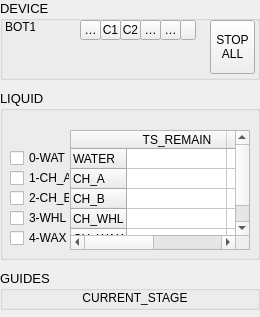
<?xml version="1.0" encoding="UTF-8"?>
<ui version="4.0">
 <class>MainWindow</class>
 <widget class="QMainWindow" name="MainWindow">
  <property name="geometry">
   <rect>
    <x>0</x>
    <y>0</y>
    <width>260</width>
    <height>317</height>
   </rect>
  </property>
  <property name="font">
   <font>
    <pointsize>9</pointsize>
   </font>
  </property>
  <property name="windowTitle">
   <string>BOT1</string>
  </property>
  <widget class="QWidget" name="centralwidget">
   <widget class="QGroupBox" name="group_robot">
    <property name="geometry">
     <rect>
      <x>0</x>
      <y>0</y>
      <width>260</width>
      <height>80</height>
     </rect>
    </property>
    <property name="font">
     <font>
      <pointsize>10</pointsize>
      <weight>50</weight>
      <bold>false</bold>
     </font>
    </property>
    <property name="title">
     <string>DEVICE</string>
    </property>
    <widget class="QToolButton" name="btn_stop_all">
     <property name="geometry">
      <rect>
       <x>210</x>
       <y>20</y>
       <width>45</width>
       <height>54</height>
      </rect>
     </property>
     <property name="font">
      <font>
       <pointsize>9</pointsize>
      </font>
     </property>
     <property name="text">
      <string>STOP
ALL</string>
     </property>
    </widget>
    <widget class="QLabel" name="led_lb_bot">
     <property name="geometry">
      <rect>
       <x>5</x>
       <y>20</y>
       <width>30</width>
       <height>14</height>
      </rect>
     </property>
     <property name="font">
      <font>
       <pointsize>9</pointsize>
       <weight>50</weight>
       <bold>false</bold>
      </font>
     </property>
     <property name="text">
      <string>BOT1</string>
     </property>
     <property name="alignment">
      <set>Qt::AlignLeading|Qt::AlignLeft|Qt::AlignVCenter</set>
     </property>
    </widget>
    <widget class="QToolButton" name="led_ch_a">
     <property name="geometry">
      <rect>
       <x>100</x>
       <y>20</y>
       <width>21</width>
       <height>20</height>
      </rect>
     </property>
     <property name="minimumSize">
      <size>
       <width>0</width>
       <height>14</height>
      </size>
     </property>
     <property name="maximumSize">
      <size>
       <width>1000</width>
       <height>25</height>
      </size>
     </property>
     <property name="font">
      <font>
       <pointsize>9</pointsize>
      </font>
     </property>
     <property name="toolTip">
      <string/>
     </property>
     <property name="toolTipDuration">
      <number>-1</number>
     </property>
     <property name="text">
      <string>C1</string>
     </property>
    </widget>
    <widget class="QToolButton" name="led_water_high">
     <property name="geometry">
      <rect>
       <x>80</x>
       <y>20</y>
       <width>21</width>
       <height>20</height>
      </rect>
     </property>
     <property name="minimumSize">
      <size>
       <width>0</width>
       <height>14</height>
      </size>
     </property>
     <property name="maximumSize">
      <size>
       <width>1000</width>
       <height>25</height>
      </size>
     </property>
     <property name="font">
      <font>
       <pointsize>9</pointsize>
      </font>
     </property>
     <property name="toolTip">
      <string/>
     </property>
     <property name="toolTipDuration">
      <number>-1</number>
     </property>
     <property name="text">
      <string>WAT</string>
     </property>
    </widget>
    <widget class="QToolButton" name="led_ch_b">
     <property name="geometry">
      <rect>
       <x>120</x>
       <y>20</y>
       <width>21</width>
       <height>20</height>
      </rect>
     </property>
     <property name="minimumSize">
      <size>
       <width>0</width>
       <height>14</height>
      </size>
     </property>
     <property name="maximumSize">
      <size>
       <width>1000</width>
       <height>25</height>
      </size>
     </property>
     <property name="font">
      <font>
       <pointsize>9</pointsize>
      </font>
     </property>
     <property name="toolTip">
      <string/>
     </property>
     <property name="toolTipDuration">
      <number>-1</number>
     </property>
     <property name="text">
      <string>C2</string>
     </property>
    </widget>
    <widget class="QToolButton" name="led_ch_whl">
     <property name="geometry">
      <rect>
       <x>140</x>
       <y>20</y>
       <width>21</width>
       <height>20</height>
      </rect>
     </property>
     <property name="minimumSize">
      <size>
       <width>0</width>
       <height>14</height>
      </size>
     </property>
     <property name="maximumSize">
      <size>
       <width>1000</width>
       <height>25</height>
      </size>
     </property>
     <property name="font">
      <font>
       <pointsize>9</pointsize>
      </font>
     </property>
     <property name="toolTip">
      <string/>
     </property>
     <property name="toolTipDuration">
      <number>-1</number>
     </property>
     <property name="text">
      <string>WHL</string>
     </property>
    </widget>
    <widget class="QToolButton" name="led_ch_wax">
     <property name="geometry">
      <rect>
       <x>160</x>
       <y>20</y>
       <width>21</width>
       <height>20</height>
      </rect>
     </property>
     <property name="minimumSize">
      <size>
       <width>0</width>
       <height>14</height>
      </size>
     </property>
     <property name="maximumSize">
      <size>
       <width>1000</width>
       <height>25</height>
      </size>
     </property>
     <property name="font">
      <font>
       <pointsize>9</pointsize>
      </font>
     </property>
     <property name="toolTip">
      <string/>
     </property>
     <property name="toolTipDuration">
      <number>-1</number>
     </property>
     <property name="text">
      <string>WAX</string>
     </property>
    </widget>
    <widget class="QToolButton" name="led_tcp_pump">
     <property name="geometry">
      <rect>
       <x>180</x>
       <y>20</y>
       <width>16</width>
       <height>20</height>
      </rect>
     </property>
     <property name="minimumSize">
      <size>
       <width>0</width>
       <height>14</height>
      </size>
     </property>
     <property name="maximumSize">
      <size>
       <width>1000</width>
       <height>25</height>
      </size>
     </property>
     <property name="font">
      <font>
       <pointsize>9</pointsize>
      </font>
     </property>
     <property name="toolTip">
      <string/>
     </property>
     <property name="toolTipDuration">
      <number>-1</number>
     </property>
     <property name="text">
      <string/>
     </property>
    </widget>
   </widget>
   <widget class="QGroupBox" name="group_robot_2">
    <property name="geometry">
     <rect>
      <x>0</x>
      <y>90</y>
      <width>260</width>
      <height>170</height>
     </rect>
    </property>
    <property name="font">
     <font>
      <pointsize>10</pointsize>
      <weight>50</weight>
      <bold>false</bold>
     </font>
    </property>
    <property name="title">
     <string>LIQUID</string>
    </property>
    <widget class="QCheckBox" name="btn_water">
     <property name="geometry">
      <rect>
       <x>10</x>
       <y>60</y>
       <width>60</width>
       <height>16</height>
      </rect>
     </property>
     <property name="minimumSize">
      <size>
       <width>40</width>
       <height>16</height>
      </size>
     </property>
     <property name="maximumSize">
      <size>
       <width>70</width>
       <height>16</height>
      </size>
     </property>
     <property name="font">
      <font>
       <pointsize>9</pointsize>
      </font>
     </property>
     <property name="text">
      <string>0-WAT</string>
     </property>
     <property name="checked">
      <bool>false</bool>
     </property>
    </widget>
    <widget class="QCheckBox" name="btn_ch_a">
     <property name="geometry">
      <rect>
       <x>10</x>
       <y>80</y>
       <width>60</width>
       <height>16</height>
      </rect>
     </property>
     <property name="minimumSize">
      <size>
       <width>40</width>
       <height>16</height>
      </size>
     </property>
     <property name="maximumSize">
      <size>
       <width>70</width>
       <height>16</height>
      </size>
     </property>
     <property name="font">
      <font>
       <pointsize>9</pointsize>
      </font>
     </property>
     <property name="text">
      <string>1-CH_A</string>
     </property>
     <property name="checked">
      <bool>false</bool>
     </property>
    </widget>
    <widget class="QCheckBox" name="btn_ch_b">
     <property name="geometry">
      <rect>
       <x>10</x>
       <y>100</y>
       <width>60</width>
       <height>16</height>
      </rect>
     </property>
     <property name="minimumSize">
      <size>
       <width>40</width>
       <height>16</height>
      </size>
     </property>
     <property name="maximumSize">
      <size>
       <width>70</width>
       <height>16</height>
      </size>
     </property>
     <property name="font">
      <font>
       <pointsize>9</pointsize>
      </font>
     </property>
     <property name="text">
      <string>2-CH_B</string>
     </property>
     <property name="checked">
      <bool>false</bool>
     </property>
    </widget>
    <widget class="QCheckBox" name="btn_ch_whl">
     <property name="geometry">
      <rect>
       <x>10</x>
       <y>120</y>
       <width>60</width>
       <height>16</height>
      </rect>
     </property>
     <property name="minimumSize">
      <size>
       <width>40</width>
       <height>16</height>
      </size>
     </property>
     <property name="maximumSize">
      <size>
       <width>70</width>
       <height>16</height>
      </size>
     </property>
     <property name="font">
      <font>
       <pointsize>9</pointsize>
      </font>
     </property>
     <property name="text">
      <string>3-WHL</string>
     </property>
     <property name="checked">
      <bool>false</bool>
     </property>
    </widget>
    <widget class="QCheckBox" name="btn_ch_wax">
     <property name="geometry">
      <rect>
       <x>10</x>
       <y>140</y>
       <width>60</width>
       <height>16</height>
      </rect>
     </property>
     <property name="minimumSize">
      <size>
       <width>40</width>
       <height>16</height>
      </size>
     </property>
     <property name="maximumSize">
      <size>
       <width>70</width>
       <height>16</height>
      </size>
     </property>
     <property name="font">
      <font>
       <pointsize>9</pointsize>
      </font>
     </property>
     <property name="text">
      <string>4-WAX</string>
     </property>
     <property name="checked">
      <bool>false</bool>
     </property>
    </widget>
    <widget class="QTableWidget" name="table_liquids">
     <property name="geometry">
      <rect>
       <x>70</x>
       <y>40</y>
       <width>180</width>
       <height>120</height>
      </rect>
     </property>
     <attribute name="verticalHeaderDefaultSectionSize">
      <number>20</number>
     </attribute>
     <row>
      <property name="text">
       <string>WATER</string>
      </property>
      <property name="font">
       <font>
        <pointsize>9</pointsize>
       </font>
      </property>
     </row>
     <row>
      <property name="text">
       <string>CH_A</string>
      </property>
      <property name="font">
       <font>
        <pointsize>9</pointsize>
       </font>
      </property>
     </row>
     <row>
      <property name="text">
       <string>CH_B</string>
      </property>
      <property name="font">
       <font>
        <pointsize>9</pointsize>
       </font>
      </property>
     </row>
     <row>
      <property name="text">
       <string>CH_WHL</string>
      </property>
      <property name="font">
       <font>
        <pointsize>9</pointsize>
       </font>
      </property>
     </row>
     <row>
      <property name="text">
       <string>CH_WAX</string>
      </property>
      <property name="font">
       <font>
        <pointsize>9</pointsize>
       </font>
      </property>
     </row>
     <column>
      <property name="text">
       <string>TS_REMAIN</string>
      </property>
      <property name="font">
       <font>
        <pointsize>9</pointsize>
       </font>
      </property>
     </column>
     <column>
      <property name="text">
       <string>LEVEL</string>
      </property>
      <property name="font">
       <font>
        <pointsize>9</pointsize>
       </font>
      </property>
     </column>
     <item row="0" column="0">
      <property name="text">
       <string/>
      </property>
     </item>
     <item row="1" column="0">
      <property name="text">
       <string/>
      </property>
     </item>
    </widget>
   </widget>
   <widget class="QGroupBox" name="group_robot_3">
    <property name="geometry">
     <rect>
      <x>0</x>
      <y>270</y>
      <width>260</width>
      <height>40</height>
     </rect>
    </property>
    <property name="font">
     <font>
      <pointsize>10</pointsize>
      <weight>50</weight>
      <bold>false</bold>
     </font>
    </property>
    <property name="title">
     <string>GUIDES</string>
    </property>
    <widget class="QLabel" name="guides_show">
     <property name="geometry">
      <rect>
       <x>60</x>
       <y>20</y>
       <width>150</width>
       <height>16</height>
      </rect>
     </property>
     <property name="font">
      <font>
       <pointsize>9</pointsize>
      </font>
     </property>
     <property name="text">
      <string>CURRENT_STAGE</string>
     </property>
     <property name="alignment">
      <set>Qt::AlignCenter</set>
     </property>
    </widget>
   </widget>
  </widget>
 </widget>
 <resources/>
 <connections/>
</ui>
